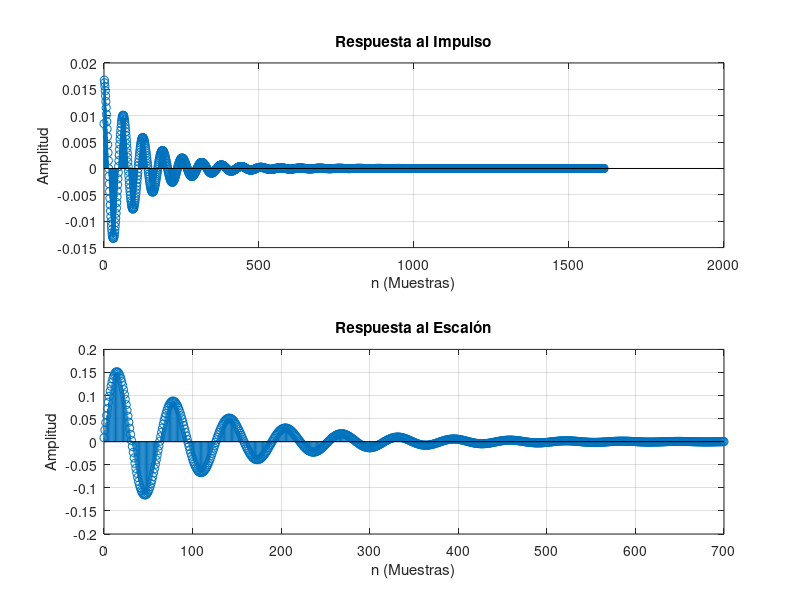

Here is the MATLAB script that generated this plot: (Note: this script raises an error after producing the figure.)
clc
close all
clear

num_digital = [8.4953e-3 0 -8.4954e-3];
den_digital = [1 -1.9732 0.9830];

% Crear el sistema discreto
sys_digital = tf(num_digital, den_digital, 1); % Periodo de muestreo de 1

% Obtener la respuesta al impulso y al escalón
impulse_response = impz(num_digital, den_digital);
step_response = step(sys_digital);

% Crear el tiempo discreto para los gráficos
n_impulse = 0:length(impulse_response) - 1;
n_step = 0:length(step_response) - 1;

% Gráfico de respuesta al impulso y al escalón en 2 filas
figure;
subplot(2, 1, 1);
stem(n_impulse, impulse_response);
title('Respuesta al Impulso');
xlabel('n (Muestras)');
ylabel('Amplitud');
grid on;

subplot(2, 1, 2);
stem(n_step, step_response);
title('Respuesta al Escalón');
xlabel('n (Muestras)');
ylabel('Amplitud');
grid on;

sgtitle('Respuestas al Impulso y al Escalón de un Filtro Digital');
